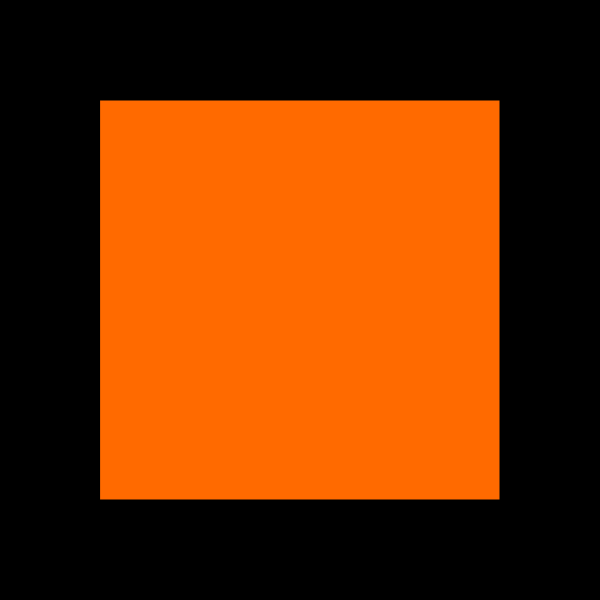
Frame 1 (no input)
Frame 60 (no input): identical to frame 1, image omitted
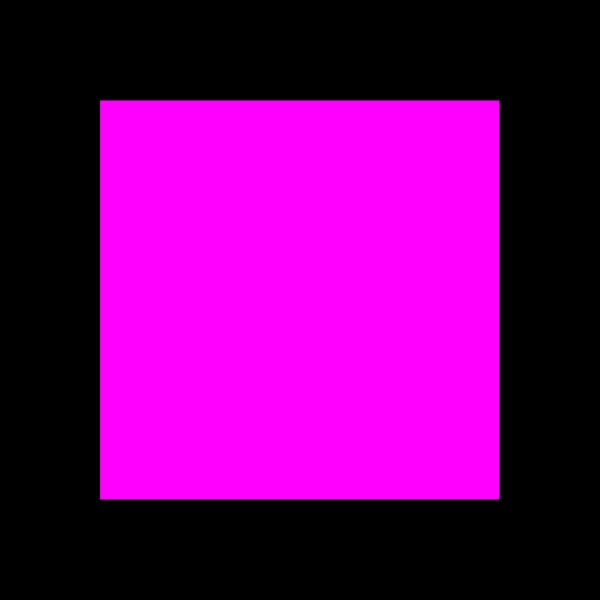
Frame 120 (the mouse pressed at the canvas centre since frame 60)

The p5.js sketch that drew these frames (run headless with seeded random() and noise() and a simulated clock; from frame 60 on, the mouse is pressed at the canvas centre):

// p5.js sketch
// ── sketch.js
let recColour = 0;

function setup(){
  createCanvas(600, 600);
  angleMode(DEGREES);
  colorMode(HSB, 360, 100, 100);
  rectMode(CENTER); 
}

function draw(){
  background(0);

  if(mouseX < width/2 && mouseY < height/2){
    recColour = 25;
  } else if(mouseX > width/2 && mouseY < height/2){
    recColour = 100;
  } else if(mouseX < width/2 && mouseY > height/2){
    recColour = 200;
  } else {
    recColour = 300;
  }

  push();
  translate(width/2, height/2);

  fill(recColour, 100, 100);
  rect(0, 0, 400, 400);

  pop();
}
